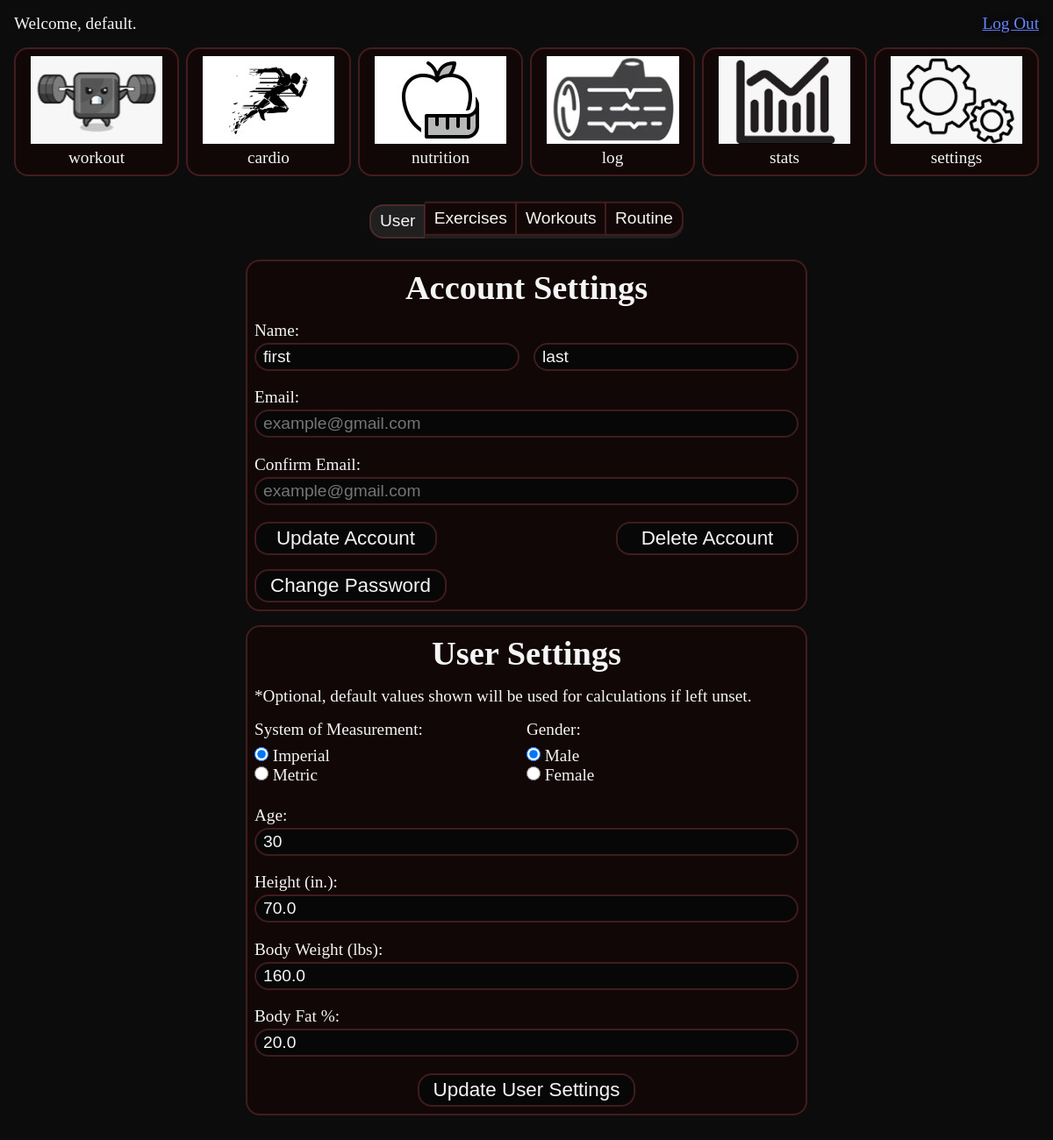
/user/settings/ (signed in), run on the app's committed database.
### users/models.py (models this page shows, shortened)
class User(AbstractUser):
    email = models.EmailField(unique=True, max_length=255)
    first_name = models.CharField(
        max_length=30,
        validators=[MinLengthValidator(2), RegexValidator(r"^[a-zA-Z]*$")],
        default="first",
    )
    last_name = models.CharField(
        max_length=30,
        validators=[MinLengthValidator(2), RegexValidator(r"^[a-zA-Z]*$")],
        default="last",
    )
    @property
    def distance_unit(self):
        return UserSettings.get_distance_unit(self)
    @property
    def weight_unit(self):
        system_of_measurement = (
            UserSettings.objects.filter(user=self.id).first().system_of_measurement
        )
        if system_of_measurement == "Imperial":
            return "Lbs"
        else:
            return "Kg"

class UserSettings(models.Model):
    GENDER_CHOICES = [
        ("M", "Male"),
        ("F", "Female"),
    ]
    MEASUREMENT_CHOICES = [
        ("Imperial", "Imperial"),
        ("Metric", "Metric"),
    ]
    user = models.ForeignKey(User, related_name="settings", on_delete=models.CASCADE)
    system_of_measurement = models.CharField(
        max_length=8, choices=MEASUREMENT_CHOICES, default="Imperial"
    )
    gender = models.CharField(max_length=1, choices=GENDER_CHOICES, default="M")
    height = models.FloatField(
        default=70, validators=[MinValueValidator(20.0), MaxValueValidator(270.0)]
    )
    body_weight = models.FloatField(
        default=160, validators=[MinValueValidator(30.0), MaxValueValidator(1000.0)]
    )
    body_fat = models.FloatField(
        default=20, validators=[MinValueValidator(5.0), MaxValueValidator(60.0)]
    )
    age = models.PositiveIntegerField(
        default=30, validators=[MinValueValidator(1), MaxValueValidator(120)]
    )
    class Meta:
        verbose_name_plural = "User Settings"
    @classmethod
    def get_distance_unit(cls, user):
        user_settings, _ = cls.objects.get_or_create(user=user)
        system_of_measurement = user_settings.system_of_measurement
        if system_of_measurement == "Imperial":
            return "mi"
        else:
            return "km"

### users/views.py (the view)
# urls.py: path("settings/", views.SettingsView.as_view(), name="settings"),
class SettingsView(LoginRequiredMixin, FormView):
    form_class = UpdateAccountForm
    form_class2 = UserSettingsForm
    template_name = "base/index.html"
    def get_form_kwargs(self):
        kwargs = super().get_form_kwargs()
        kwargs["instance"] = self.request.user
        return kwargs
    def get_context_data(self, **kwargs):
        context = super().get_context_data(**kwargs)
        user_settings_instance, _ = UserSettings.objects.get_or_create(
            user=self.request.user
        )
        context["user_settings_form"] = UserSettingsForm(
            instance=user_settings_instance
        )
        context["modules"] = [
            "workout",
            "cardio",
            "nutrition",
            "log",
            "stats",
            "settings",
        ]
        context["template_content"] = "users/settings.html"
        return context
    def get_template_names(self):
        if self.request.headers.get("X-Requested-With") == "XMLHttpRequest":
            return ["users/settings.html"]
        return [self.template_name]

### users/forms.py (shortened to what this page needs)
class UpdateAccountForm(forms.ModelForm):
    first_name = get_name_field("first")
    last_name = get_name_field("last")
    email = get_email_field()
    confirm_email = get_email_field(
        label_prefix="Confirm ", id_prefix="confirm_", required=False
    )
    class Meta:
        model = User
        fields = ["first_name", "last_name", "email", "confirm_email"]

### templates/base/index.html (shortened to what this page needs)
{% extends "base/base.html" %}
{% load static %}
{% block head %}
  <link rel="stylesheet" href="{% static 'css/index.css' %}">
  <link rel="stylesheet" href="{% static 'css/drag_and_drop.css' %}">
  <link rel="stylesheet" href="{% static 'css/animated_checkbox.css' %}">
{% endblock %}
{% block header %}
{% include "base/header.html" %}
{% endblock %}
{% block content %}
  <div class="row gap-md">
    {% for module in modules %}
      {% include "base/module.html" %}
    {% endfor %}
  </div>
  <div id="content" class="col col-align-center gap-lg m-bottom-10">
    {% if template_content%}
      {% include template_content %}
    {% elif calendar %}
      {{ calendar|safe }}
    {% endif %}
  </div>
{% endblock %}

### templates/base/header.html
<header class="row row-justify-space-between">
  <div id="greeting">
    Welcome, {{ user.username }}.
  </div>
  <div>
    <a id="logout" href="{% url 'logout' %}">Log Out</a>
  </div>
</header>

### templates/users/account_settings_form.html (shortened to what this page needs)
<form class="col gap-lg" id="account-settings-form" method="POST">
  <h1 class="text-center">Account Settings</h1>
  <div class="col gap-sm" id="name">
    <div>Name:</div>
    <div class="row gap-lg" id="name">
      <div id="first_name" class="col gap-sm col-align-start">
        {{ form.first_name }}
      </div>
      <div id="last_name" class="col">
        {{ form.last_name }}
      </div>
    </div>
  </div>
  <div id="email" class="col gap-sm col-align-start">
    {{ form.email.label_tag }}
    {{ form.email }}
  </div>
  <div id="confirm_email" class="col gap-sm col-align-start">
    {{ form.confirm_email.label_tag }}
    {{ form.confirm_email }}
  </div>
  <div class="row row-justify-space-between">
    <div>
      <button class="btn" id="update-account" type="button">Update Account</button>
    </div>
    <div>
      <button class="btn" id="delete-account" type="button">Delete Account</button>
    </div>
  </div>
  <div class="row row-align-start">
    <button class="btn" id="change-password" type="button">Change Password</button>
  </div>
</form>

### templates/users/user_settings_form.html (shortened to what this page needs)
<form class="col gap-lg" id="user-settings-form" method="POST">
  <h1 class="text-center">User Settings</h1>
  <div id="optional">*Optional, default values shown will be used for calculations if left unset.</div>
  <div class="row">
    <div class="col gap-md">
      {{ user_settings_form.system_of_measurement.label_tag }}
      {{ user_settings_form.system_of_measurement }}
    </div>
    <div class="col gap-md" id="gender">
      {{ user_settings_form.gender.label_tag }}
      {{ user_settings_form.gender }}
    </div>
  </div>
  <div id="age" class="col gap-sm">
    {{ user_settings_form.age.label_tag }}
    {{ user_settings_form.age }}
  </div>
  <div id="height" class="col gap-sm">
    {{ user_settings_form.height.label_tag }}
    {{ user_settings_form.height }}
  </div>
  <div id="body-weight" class="col gap-sm">
    {{ user_settings_form.body_weight.label_tag }}
    {{ user_settings_form.body_weight }}
  </div>
  <div id="body-fat" class="col gap-sm">
    {{ user_settings_form.body_fat.label_tag }}
    {{ user_settings_form.body_fat }}
  </div>
  <button class="btn" id="update-user-settings" type="button">Update User Settings</button>
</form>

### static/css/styles.css (style rules this page uses)
:root { --primary-color: #120707; --secondary-color: #080707; --tertiary-color: #202020; --highlight-color: #85383c70; --primary-background: #0c0c0c; --secondary-background: #000000; --blue-background: #1f538d; --primary-font: #f5f5f5; --secondary-font: #8d8d8d; --blue-font: #6884ff; --red-font: #ff004c; --green-font: #28a745; --bold: 700; --font-size-sm: 1rem; --font-size-md: 1.2rem; --hover-border: 2px solid #9bd4e0; --text-shadow: 1px 0 8px rgb(0, 0, 0); --box-shadow: 3px 3px 10px 3px rgba(0, 0, 0, .5); }
*, *::after, *::before { box-sizing: border-box; margin: 0; padding: 0; }
body { margin: 0; background-color: var(--secondary-background); }
.row, .col { display: flex; }
.row-justify-space-between, .col-justify-space-between { justify-content: space-between; }
.row-align-center, .col-align-center { align-items: center; }
.row-align-start, .col-align-start { align-items: flex-start; }
.col { flex-direction: column; width: 100%; }
.gap-sm { gap: 0.2rem; }
.gap-md { gap: 0.5rem; }
.gap-lg { gap: 1rem; }
.m-bottom-10 { margin-bottom: 10rem; }
.text-center { text-align: center; }
a { cursor: pointer; display: inline-flex; flex-direction: column; text-decoration: underline; color: var(--blue-font); text-align: center; text-shadow: var(--text-shadow); }
a::after { content: attr(data-text)/""; height: 0; visibility: hidden; overflow: hidden; -webkit-user-select: none; -moz-user-select: none; -ms-user-select: none; user-select: none; pointer-events: none; font-weight: var(--bold); }
.btn { padding: 0.25rem 1rem; background-color: var(--secondary-color); color: var(--primary-font); border-radius: 1rem; text-align: center; font-size: 1.4rem; align-self: center; justify-self: center; border: 2px solid var(--highlight-color); min-width: 13rem; }
input { color: var(--primary-font); background-color: var(--secondary-color); border: 2px solid var(--highlight-color); border-radius: 1rem; padding-left: 0.5rem; padding-right: 0.5rem; font-size: 1.2rem; outline: none; }
input:not([type=checkbox], [type=radio]) { height: 2rem; }
input:not([type=checkbox], [type=radio], [type=date]) { width: 100%; }
input[type=radio], input [type=checkbox] { cursor: pointer; width: 1rem; height: 1rem; }
input[type=number] { -moz-appearance: textfield; }

### data on the page
User: username "default", first_name "first", last_name "last"
UserSettings: system_of_measurement "☑ Imperial ☐ Metric", gender "☑ Male ☐ Female", age "30", height "70.0", body_weight "160.0", body_fat "20.0"

### other printed values
{{ module }} "workout" "cardio" "nutrition" "log" "stats" "settings"
{{ user_settings_form.system_of_measurement.label_tag }} "System of Measurement:"
{{ user_settings_form.gender.label_tag }} "Gender:"
{{ user_settings_form.age.label_tag }} "Age:"
{{ user_settings_form.height.label_tag }} "Height (in.):"
{{ user_settings_form.body_weight.label_tag }} "Body Weight (lbs):"
{{ user_settings_form.body_fat.label_tag }} "Body Fat %:"
